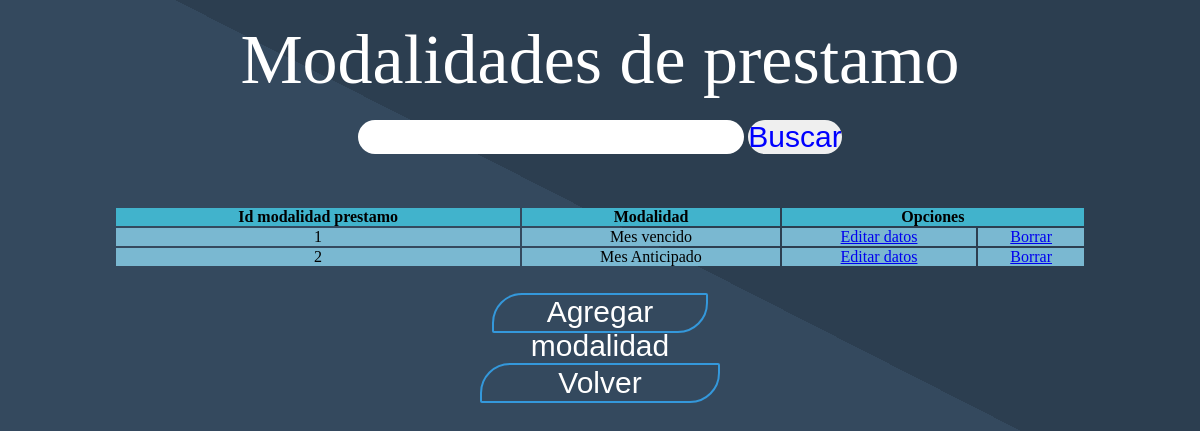
/elporvenir/modalidad_prest/mostrar.php, run on the app's committed database.
### tables this page shows
CREATE TABLE `modalidad_prestamo` (
  `id_modalidad_prestamo` int(2) NOT NULL,
  `descr_modalidad` varchar(50) NOT NULL
);

### elporvenir/clases/class_moda_prest.php (called while the page is built, shortened)
<?php
class modalidad_prestamo
{
    public function leeer()
    {
        try
        {
            $base = new PDO("mysql:host=localhost;dbname=elporvenir", "root", "");
            $base->setAttribute(PDO::ATTR_ERRMODE, PDO::ERRMODE_EXCEPTION);
            $base->exec("SET CHARACTER SET utf8");
            $sql = "SELECT * from modalidad_prestamo";
            $resultado = $base->prepare($sql);
            $resultado->execute();
            return $resultado;
        }
        catch(Exception $e)
        {
            die('Error de conexión: '.$e->getMessage());
        }
    }
}
?>

### elporvenir/modalidad_prest/mostrar.php (the view, shortened to what this page needs)
<?php
require_once("../clases/class_moda_prest.php");
$cliente = new modalidad_prestamo();
$resultado = $cliente->leeer();
if ($resultado !== false) {
?>
<!DOCTYPE html>
<html lang="en">
<head>
    <link rel="stylesheet" href="../estilos/mostrar.css?ver=1">
</head>
<body>
    <section>
        <p style="font-size: 70px; color: white; font-family: cursive">Modalidades de prestamo</p>
    </section>
    <form action="busqueda.php" method="post">
        <input style="font-size: 30px" type="text" name="busqueda" required>
        <input type="submit" value="Buscar" style="font-size: 30px; color: blue;">
    </form>
    <nav>
        <form action="socio_asoci.php" method="post">
            <table width="90%">
                <tr>
                    <th colspan="1"><p>Id modalidad prestamo</p></th>
                    <th colspan="1"><p>Modalidad</p></th>
                    <th colspan="2"><p>Opciones</p></th>
                </tr>
                <?php
                while ($contenido = $resultado->fetch(PDO::FETCH_ASSOC)) {
                    $id = $contenido["id_modalidad_prestamo"];
                    $doc = $contenido["descr_modalidad"];
                ?>
                <tr>
                    <td><?php echo $id; ?></td>
                    <td><?php echo $doc; ?></td>
                    <td><?php echo "<a href='edit_soc.php?busqueda=" . $id . "'>Editar datos</a>"; ?></td>
                    <td><?php echo "<a href='delete.php?delete=" . $id . "' onclick='return confirmarBorrar();'>Borrar</a>"; ?></td>
                </tr>
                <?php
                }
                ?>
            </table>
            <div class="actualiza">
                <button>Agregar modalidad</button>
        </div>
        </form>
    </nav>
    <button onclick="location.href='../index.php'">Volver</button>
</body>
</html>
<?php
} else {
    echo "Ocurrió un error al recuperar los datos.";
}
?>

### elporvenir/estilos/mostrar.css (style rules this page uses)
* { padding: 0; margin: 0; border: 0; box-sizing: border-box; text-align: center; }
body { width: 100%; height: 100%; background: linear-gradient(27deg,#34495e 50%,#2c3e50 50%); }
section { width: 90%; padding: 20px; margin: auto; text-align: center; }
nav { width: 90%; margin: auto; padding-top: 52px; text-align: center; }
table { margin: auto; }
table th:nth-child(even) { background-color: rgb(65, 179, 204); }
table tr,th:nth-child(even) { background-color: rgb(65, 179, 204); }
table td,tr,th:nth-child(even) { background-color: rgb(122, 184, 209); font-family:cursive }
button { float: center; display: block; font-size: 30px; margin: auto; margin-top: 25px; margin-bottom: 30px; height: 40px; width: 20%; background: transparent; color: white; border-radius: 2px; border: 2px solid #3498db;; cursor: pointer; outline: none; transition: all 5.s ease; border-top-left-radius: 30px; border-bottom-right-radius: 30px; }
input { border-radius: 50px; }

### data on the page
modalidad_prestamo: id_modalidad_prestamo "1", descr_modalidad "Mes vencido"
modalidad_prestamo: id_modalidad_prestamo "2", descr_modalidad "Mes Anticipado"
